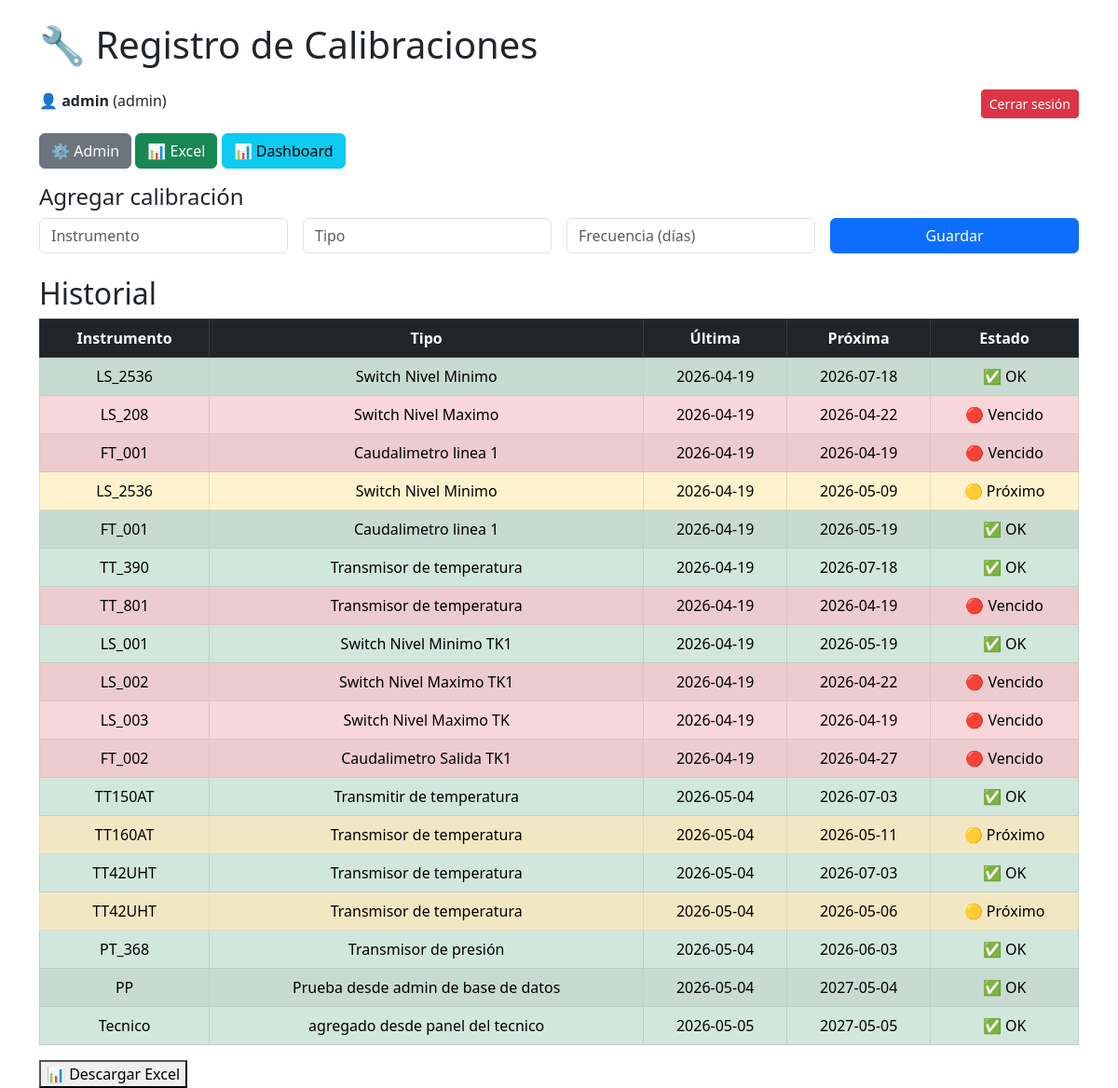
/ (signed in), run on the app's committed database.
### tables this page shows
CREATE TABLE calibraciones_4 (
        id INTEGER PRIMARY KEY AUTOINCREMENT,
        instrumento TEXT,
        tipo TEXT,
        fecha TEXT,
        frecuencia INTEGER
    );

### app_web.py (the view)
@app.route("/")
def index():
    if not session.get("logueado"):
        return redirect("/login")
    conexion = sqlite3.connect("calibraciones_4.db")
    cursor = conexion.cursor()
    cursor.execute("SELECT instrumento, tipo, fecha, frecuencia FROM calibraciones_4")
    datos_db = cursor.fetchall()
    conexion.close()
    datos = []
    hoy = datetime.date.today()
    for instrumento, tipo, fecha, frecuencia in datos_db:
        fecha_cal = parse_fecha(fecha)
        if not fecha_cal:
            continue  # salta registros rotos
        proxima = fecha_cal + datetime.timedelta(days=frecuencia)
        dias_restantes = (proxima - hoy).days
        if hoy >= proxima:
            estado = "vencido"
        elif dias_restantes <= 7:
            estado = "proximo"
        else:
            estado = "ok"
        datos.append({
            "instrumento": instrumento,
            "tipo": tipo,
            "fecha": fecha,
            "frecuencia": frecuencia,
            "proxima": proxima,
            "estado": estado
        })
    return render_template("index.html", datos=datos)

### app_web.py (called while the page is built)
def parse_fecha(fecha_str):
    for formato in ("%Y-%m-%d", "%Y_%m_%d"):
        try:
            return datetime.datetime.strptime(fecha_str, formato).date()
        except ValueError:
            continue
    return None

### templates/index.html (shortened to what this page needs)
<!DOCTYPE html>
<html>
<head>
    <link href="https://cdn.jsdelivr.net/npm/bootstrap@5.3.0/dist/css/bootstrap.min.css" rel="stylesheet">
</head>
<body>
    <div class="container mt-4">
        <h1 class="mb-4">🔧 Registro de Calibraciones</h1>
        <div class="d-flex justify-content-between mb-3">
            <div>
                <strong>👤 {{ session.usuario }}</strong> ({{ session.rol }})
            </div>
            <div>
                <a href="/logout" class="btn btn-danger btn-sm">Cerrar sesión</a>
            </div>
        </div>
        <div class="mb-3">
            {% if session.rol == "admin" %}
            <a href="/admin" class="btn btn-secondary">⚙️ Admin</a>
            <a href="/exportar" class="btn btn-success">📊 Excel</a>
            <a href="/dashboard" class="btn btn-info">📊 Dashboard</a>
            {% endif %}
        </div>
        <h4>Agregar calibración</h4>
        <form method="POST" action="/agregar" class="row g-3 mb-4">
            <div class="col-md-3">
                <input type="text" name="instrumento" class="form-control" placeholder="Instrumento" required>
            </div>
            <div class="col-md-3">
                <input type="text" name="tipo" class="form-control" placeholder="Tipo" required>
            </div>
            <div class="col-md-3">
                <input type="number" name="frecuencia" class="form-control" placeholder="Frecuencia (días)" required>
            </div>
            <div class="col-md-3">
                <button type="submit" class="btn btn-primary w-100">Guardar</button>
            </div>
        </form>
        <h2>Historial</h2>
        <table class="table table-bordered table-striped text-center">
            <thead class="table-dark">
            <tr>
                <th>Instrumento</th>
                <th>Tipo</th>
                <th>Última</th>
                <th>Próxima</th>
                <th>Estado</th>
            </tr>
            </thead>
            <tbody>
                {% for d in datos %}
                <tr class="
                {% if d.estado == 'vencido' %}
                table-danger
                {% elif d.estado == 'proximo' %}
                table-warning
                {% else %}
                table-success
                {% endif %}
                ">
                    <td>{{ d.instrumento }}</td>
                    <td>{{ d.tipo }}</td>
                    <td>{{ d.fecha }}</td>
                    <td>{{ d.proxima }}</td>
                    <td>
                        {% if d.estado == 'vencido' %}
                            🔴 Vencido
                        {% elif d.estado == 'proximo' %}
                            🟡 Próximo
                        {% else %}
                            ✅ OK
                        {% endif %}
                    </td>
                </tr>
                {% endfor %}
            </tbody>
            </table>
        <a href="/exportar">
            <button>📊 Descargar Excel</button>
        </a>
    </div>
</body>
</html>

### data on the page
calibraciones_4: instrumento "LS_2536", tipo "Switch Nivel Minimo", fecha "2026-04-19", proxima "2026-07-18", shows "✅ OK"
calibraciones_4: instrumento "LS_208", tipo "Switch Nivel Maximo", fecha "2026-04-19", proxima "2026-04-22", shows "🔴 Vencido"
calibraciones_4: instrumento "FT_001", tipo "Caudalimetro linea 1", fecha "2026-04-19", proxima "2026-04-19", shows "🔴 Vencido"
calibraciones_4: instrumento "LS_2536", tipo "Switch Nivel Minimo", fecha "2026-04-19", proxima "2026-05-09", shows "🟡 Próximo"
calibraciones_4: instrumento "FT_001", tipo "Caudalimetro linea 1", fecha "2026-04-19", proxima "2026-05-19", shows "✅ OK"
calibraciones_4: instrumento "TT_390", tipo "Transmisor de temperatura", fecha "2026-04-19", proxima "2026-07-18", shows "✅ OK"
calibraciones_4: instrumento "TT_801", tipo "Transmisor de temperatura", fecha "2026-04-19", proxima "2026-04-19", shows "🔴 Vencido"
calibraciones_4: instrumento "LS_001", tipo "Switch Nivel Minimo TK1", fecha "2026-04-19", proxima "2026-05-19", shows "✅ OK"
calibraciones_4: instrumento "LS_002", tipo "Switch Nivel Maximo TK1", fecha "2026-04-19", proxima "2026-04-22", shows "🔴 Vencido"
calibraciones_4: instrumento "LS_003", tipo "Switch Nivel Maximo TK", fecha "2026-04-19", proxima "2026-04-19", shows "🔴 Vencido"
calibraciones_4: instrumento "FT_002", tipo "Caudalimetro Salida TK1", fecha "2026-04-19", proxima "2026-04-27", shows "🔴 Vencido"
calibraciones_4: instrumento "TT150AT", tipo "Transmitir de temperatura", fecha "2026-05-04", proxima "2026-07-03", shows "✅ OK"
calibraciones_4: instrumento "TT160AT", tipo "Transmisor de temperatura", fecha "2026-05-04", proxima "2026-05-11", shows "🟡 Próximo"
calibraciones_4: instrumento "TT42UHT", tipo "Transmisor de temperatura", fecha "2026-05-04", proxima "2026-07-03", shows "✅ OK"
calibraciones_4: instrumento "TT42UHT", tipo "Transmisor de temperatura", fecha "2026-05-04", proxima "2026-05-06", shows "🟡 Próximo"
calibraciones_4: instrumento "PT_368", tipo "Transmisor de presión", fecha "2026-05-04", proxima "2026-06-03", shows "✅ OK"
calibraciones_4: instrumento "PP", tipo "Prueba desde admin de base de datos", fecha "2026-05-04", proxima "2027-05-04", shows "✅ OK"
calibraciones_4: instrumento "Tecnico", tipo "agregado desde panel del tecnico", fecha "2026-05-05", proxima "2027-05-05", shows "✅ OK"

### other printed values
{{ session.usuario }} "admin"
{{ session.rol }} "admin"
